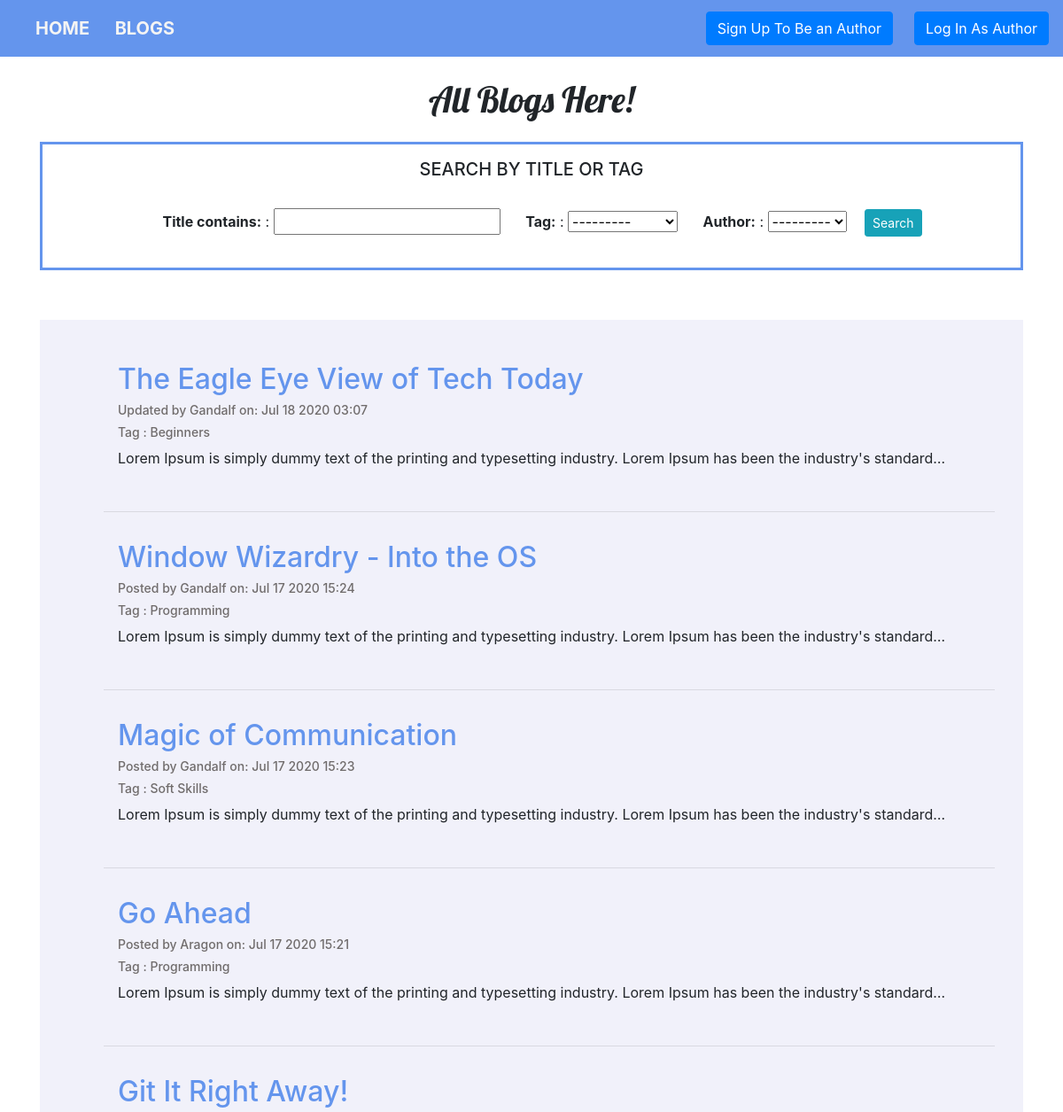
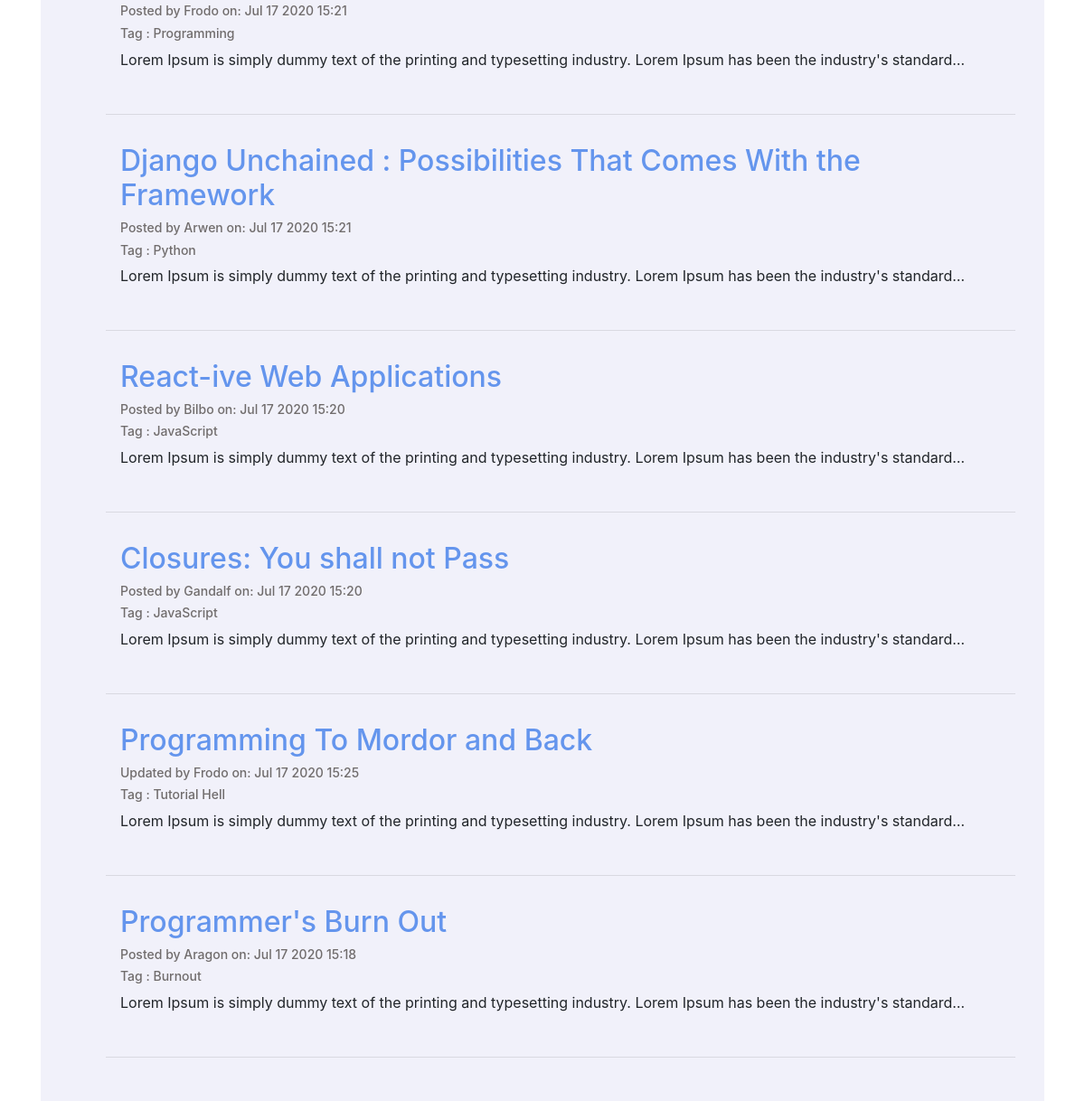
Screenshot of /blog/ with the database file from the repository (2 pictures, top to bottom).
### blog/models.py (models this page shows, shortened)
class Blog(models.Model):
    TAG = (
        ('Burnout', 'Burnout'),
        ('Beginners', 'Beginners'),
        ('Frameworks', 'Frameworks'),
        ('Interviews', 'Interviews'),
        ('JavaScript', 'JavaScript'),
        ('Programming', 'Programming'),
        ('Python', 'Python'),
        ('Soft Skills', 'Soft Skills'),
        ('Tutorial Hell', 'Tutorial Hell'),
    )
    title = models.CharField(max_length=100)
    tag = models.CharField(max_length=100, choices=TAG)
    author = models.ForeignKey(User, on_delete=models.CASCADE, null=True)
    image = models.ImageField(upload_to='blog/images/', null=True, blank=True)
    body = models.TextField(max_length=3000)
    date_created = models.DateTimeField(auto_now_add=True, null=True)
    date_updated = models.DateTimeField(null= True, blank=True)

### blog/views.py (the view)
# urls.py: path('', views.blogdisplay, name='blogdisplay'),
def blogdisplay(request):
    blog = Blog.objects.all().order_by('-date_created')
    myFilter = BlogFilter(request.GET, queryset=blog)
    blog = myFilter.qs
    context = {'blogs': blog, 'filter':myFilter}
    return render(request, 'blog/blogs.html', context)

### blog/templates/blog/blogs.html
{% extends 'portfolio/base.html' %}
{% block content%}
{% load static %}
<div class="blog_body">
<h1 class="blog_title">All Blogs Here!</h1>
<div class="filter">
    <legend><h5>SEARCH BY TITLE OR TAG</h5></legend><br>
<form method="GET">
    {% for field in filter.form %}
    <span class="label">{{ field.label_tag }}</span> : <span class="filed"> {{ field }}</span>
                {% endfor %}
    <button class="btn btn-sm btn-info" type="submit">Search</button>
</form>
    </div>
<br><br>
<div class="blog-body">
<ul>
    {% for blog in blogs %}
    <li>
        <a href="{% url 'details' blog.id %}"><h2>{{blog.title}}</h2></a>
        {% if blog.date_updated %}
         <h5>Updated by {{blog.author| capfirst}} on: {{blog.date_updated | date:'M j Y H:i' }}</h5>
        {% else %}
        <h5>Posted by {{blog.author| capfirst}} on: {{blog.date_created | date:'M j Y H:i' }}</h5>
        {% endif %}
        <h5>Tag : {{blog.tag}}</h5>
        <p>{{blog.body | truncatechars:120}}</p>
    </li>
    <hr>
    {% endfor %}
</ul>
</div>
</div>
{% endblock %}

### portfolio/templates/portfolio/base.html (shortened to what this page needs)
{%load static%}
<html lang="en">
<head>
    <link href="{% static 'portfolio/custom.css' %}" rel="stylesheet">
    <link href="https://stackpath.bootstrapcdn.com/bootstrap/4.3.1/css/bootstrap.min.css"
 rel="stylesheet">
</head>
<body>
<nav class="navbar">
<div class="nav-wrapper">
<div class="regular-nav">
<a href="{% url 'home' %}">HOME</a>
<a href="{% url 'blogdisplay' %}">BLOGS</a>
</div>
<div class="auth-nav">
{% if user.is_authenticated %}
<h5>Hello {{user.username}}!</h5>
<a class="btn btn-primary" href="{% url 'createblog' %}">Create New Blog</a>
<a class="btn btn-primary" href="{% url 'authorhome' %}">My Blogs</a>
<form action="{% url 'logoutuser' %}" method="POST">
    {% csrf_token %}
    <button class="btn btn-sm btn-danger" type="submit">Log Out</button>
</form>
<br>
{% else %}
<a class="btn btn-primary" href="{% url 'signupuser' %}">Sign Up To Be an Author</a>
<a class="btn btn-primary" href="{% url 'loginuser' %}">Log In As Author</a>
{% endif %}
<br><br>
</div>
</div>
</nav>
<br>
<div class="container">
    {% block content %}{% endblock %}
</div>
</body>
</html>

### portfolio/static/portfolio/custom.css (style rules this page uses)
* { margin: 0 padding: 0 }
body { font-family: 'Lato', sans-serif; }
li { list-style : none }
.navbar { background: cornflowerblue; }
.navbar .regular-nav a { color: #f4f4f4; font-size: 20px; font-weight: 700; word-spacing: 2rem; margin-left: 1.5rem ; }
.nav-wrapper { width: 100%; display: flex; justify-content: space-between; align-items: center; }
.auth-nav { display: flex; justify-content: center; align-items: center; }
.auth-nav a { margin-left: 1.5rem ; }
.blog_body h1 { text-align: center; }
.blog_body .filter { border: 3px solid cornflowerblue; padding: 1rem; margin-top: 1.5rem; text-align: center; }
.blog_body .filter button { margin-left: 1rem; }
.blog_title { font-family: 'Lobster', cursive; }
.blog-body { margin-top: 0.5rem; background: rgb(241, 241, 250); padding: 2rem; }
.blog-body a { color: cornflowerblue; }
.blog-body li { padding: 1rem; }
.blog-body h5 { color: rgb(112, 108, 108); font-size: 14px; }
.label, .create-label { margin-left: 1.5rem; font-weight: bold; }

### rows the page displays
Blog: title "The Eagle Eye View of Tech Today", author "Gandalf", date_updated "Jul 18 2020 03:07", tag "Beginners", body "Lorem Ipsum is simply dummy text of the printing and typesetting industry. Lorem Ipsum has been the industry's standard…"
Blog: title "Window Wizardry - Into the OS", author "Gandalf", date_created "Jul 17 2020 15:24", tag "Programming", body "Lorem Ipsum is simply dummy text of the printing and typesetting industry. Lorem Ipsum has been the industry's standard…"
Blog: title "Magic of Communication", author "Gandalf", date_created "Jul 17 2020 15:23", tag "Soft Skills", body "Lorem Ipsum is simply dummy text of the printing and typesetting industry. Lorem Ipsum has been the industry's standard…"
Blog: title "Go Ahead", author "Aragon", date_created "Jul 17 2020 15:21", tag "Programming", body "Lorem Ipsum is simply dummy text of the printing and typesetting industry. Lorem Ipsum has been the industry's standard…"
Blog: title "Git It Right Away!", author "Frodo", date_created "Jul 17 2020 15:21", tag "Programming", body "Lorem Ipsum is simply dummy text of the printing and typesetting industry. Lorem Ipsum has been the industry's standard…"
Blog: title "Django Unchained : Possibilities That Comes With the Framework", author "Arwen", date_created "Jul 17 2020 15:21", tag "Python", body "Lorem Ipsum is simply dummy text of the printing and typesetting industry. Lorem Ipsum has been the industry's standard…"
Blog: title "React-ive Web Applications", author "Bilbo", date_created "Jul 17 2020 15:20", tag "JavaScript", body "Lorem Ipsum is simply dummy text of the printing and typesetting industry. Lorem Ipsum has been the industry's standard…"
Blog: title "Closures: You shall not Pass", author "Gandalf", date_created "Jul 17 2020 15:20", tag "JavaScript", body "Lorem Ipsum is simply dummy text of the printing and typesetting industry. Lorem Ipsum has been the industry's standard…"
Blog: title "Programming To Mordor and Back", author "Frodo", date_updated "Jul 17 2020 15:25", tag "Tutorial Hell", body "Lorem Ipsum is simply dummy text of the printing and typesetting industry. Lorem Ipsum has been the industry's standard…"
Blog: title "Programmer's Burn Out", author "Aragon", date_created "Jul 17 2020 15:18", tag "Burnout", body "Lorem Ipsum is simply dummy text of the printing and typesetting industry. Lorem Ipsum has been the industry's standard…"

### other values shown
{{ field.label_tag }} "Title contains:" "Tag:" "Author:"
